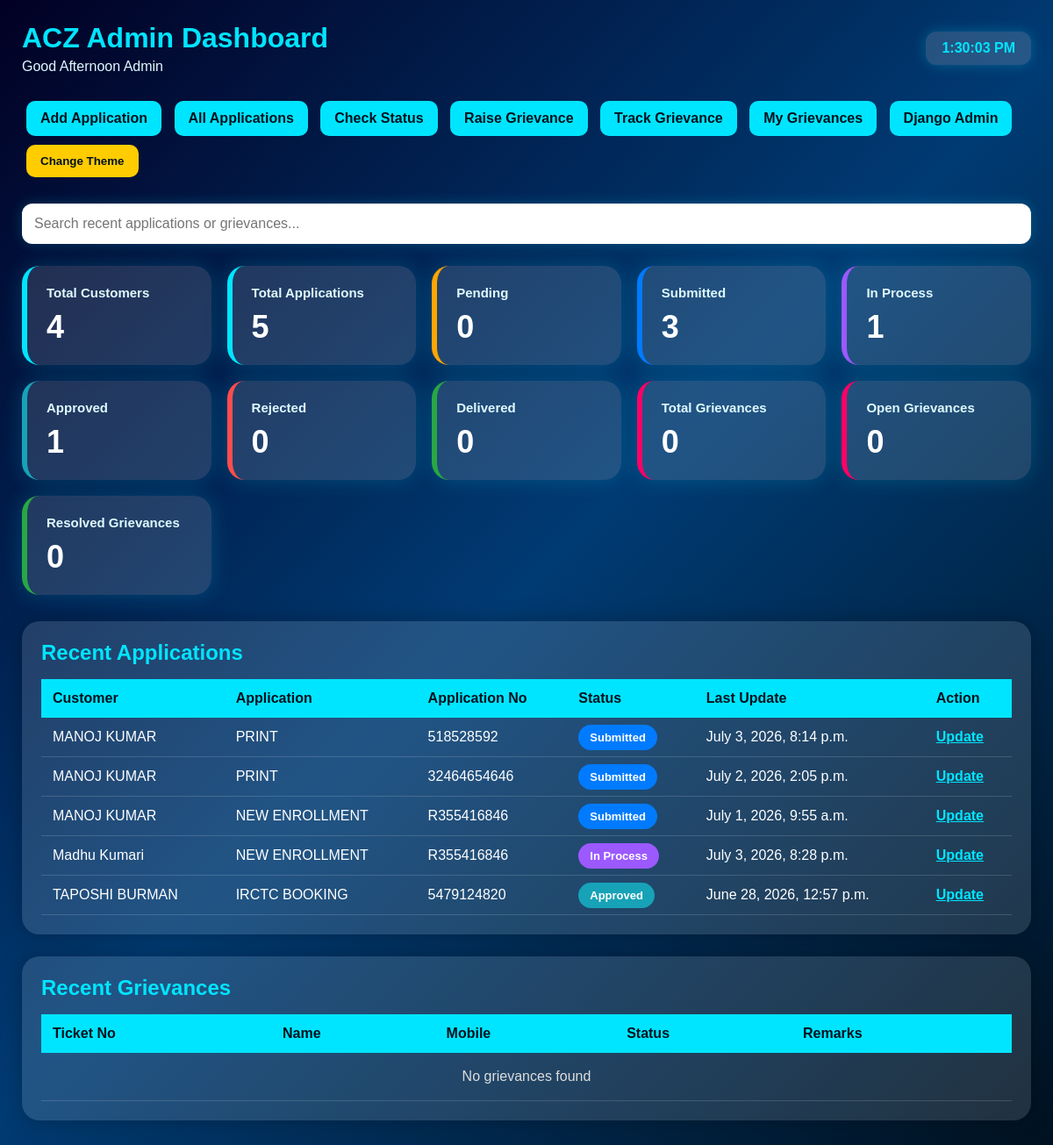
The app's page /customers/, older data.
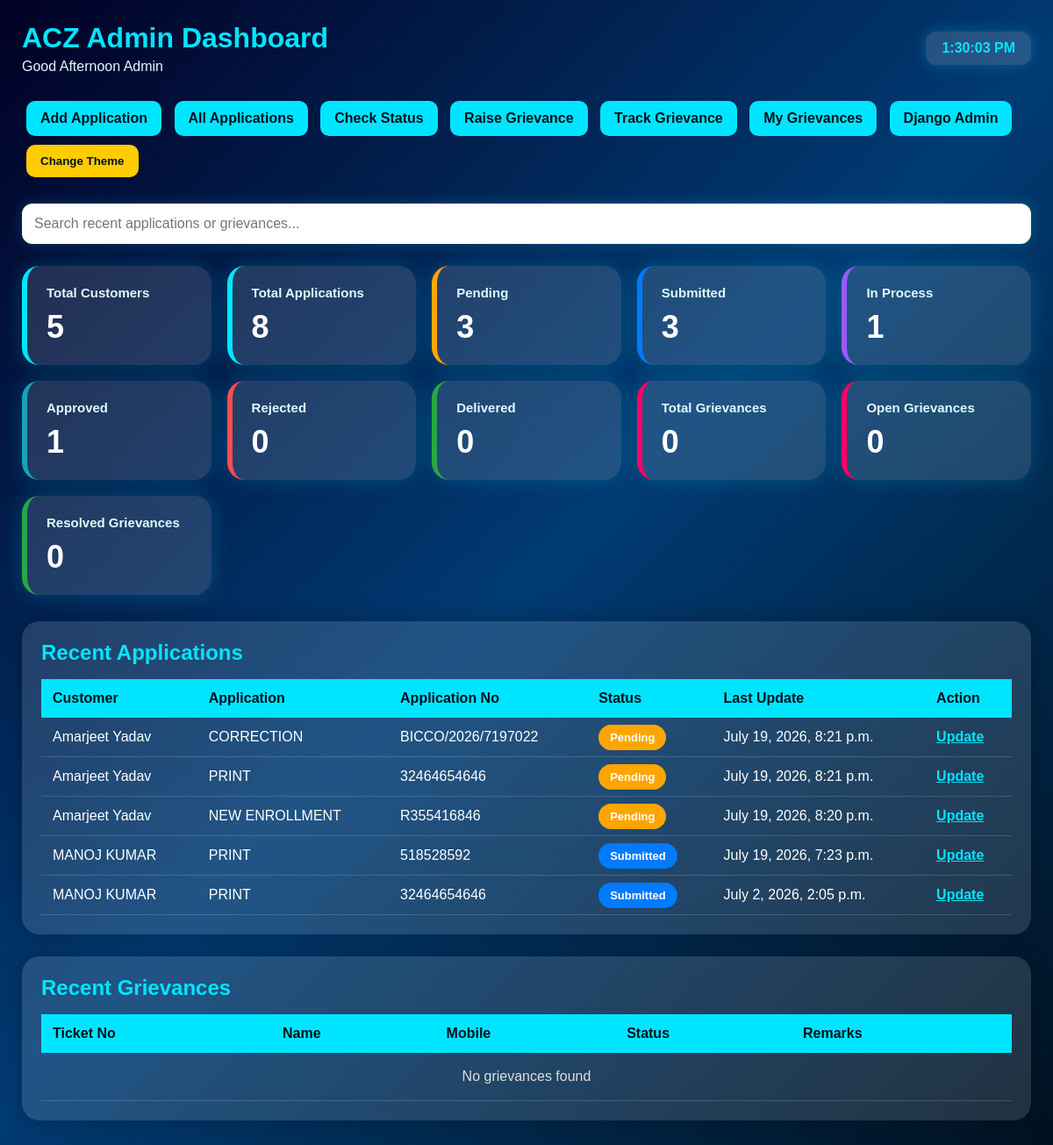
The same page, newer data.
### customers_app/models.py (models this page shows, shortened)
class Application(models.Model):
    STATUS_CHOICES = [
        ('Pending', 'Pending'),
        ('Submitted', 'Submitted'),
        ('In Process', 'In Process'),
        ('Approved', 'Approved'),
        ('Rejected', 'Rejected'),
        ('Delivered', 'Delivered'),
    ]
    PAYMENT_STATUS_CHOICES = [
        ("Unpaid", "Unpaid"),
        ("Paid", "Paid"),
    ]
    PAYMENT_MODE_CHOICES = [
        ("Cash", "Cash"),
        ("Online", "Online"),
    ]
    customer = models.ForeignKey(Customer, on_delete=models.CASCADE)
    part = models.ForeignKey(
        ApplicationPart,
        on_delete=models.SET_NULL,
        null=True,
        blank=True
    )
    sub_part = models.ForeignKey(
        ApplicationSubPart,
        on_delete=models.SET_NULL,
        null=True,
        blank=True
    )
    application_name = models.CharField(max_length=100)
    application_no = models.CharField(max_length=100)
    application_date = models.DateField()
    amount = models.DecimalField(max_digits=10, decimal_places=2, default=0)
    paid_amount = models.DecimalField(max_digits=10, decimal_places=2, default=0)
    due_amount = models.DecimalField(max_digits=10, decimal_places=2, default=0)
    payment_status = models.CharField(
        max_length=20,
        choices=PAYMENT_STATUS_CHOICES,
        default="Unpaid"
    )
    payment_mode = models.CharField(
        max_length=20,
        choices=PAYMENT_MODE_CHOICES,
        default="Cash"
    )
    payment_reference_no = models.CharField(
    max_length=50,
    unique=False,
    blank=True,
    null=True
)
    receipt_no = models.CharField(
    max_length=100,
    unique=False,
    blank=True,
    null=True
)
    razorpay_order_id = models.CharField(
        max_length=100,
        blank=True,
        null=True
    )
    razorpay_payment_id = models.CharField(
        max_length=100,
        blank=True,
        null=True
    )
    razorpay_signature = models.CharField(
        max_length=200,
        blank=True,
        null=True
    )
    status_updated_at = models.DateTimeField(auto_now=True)
    delivery_date = models.DateTimeField(null=True, blank=True)
    status = models.CharField(
        max_length=20,
        choices=STATUS_CHOICES,
        default='Pending'
    )
    remarks = models.TextField(blank=True)

class Customer(models.Model):
    user = models.OneToOneField(
        User,
        on_delete=models.CASCADE,
        null=True,
        blank=True
    )
    name = models.CharField(max_length=100)
    aadhaar_no = models.CharField(max_length=20, unique=True)
    contact_no = models.CharField(max_length=15)
    is_registered = models.BooleanField(default=False)

### customers_app/views.py (the view)
# urls.py: path('customers/', views.customer_list, name='customer_list'),
def customer_list(request):
    customers = Customer.objects.all().order_by("-id")
    recent_applications = Application.objects.all().order_by("-id")[:5]
    recent_grievances = Grievance.objects.all().order_by("-id")[:5]
    return render(request, "customer_list.html", {
        "customers": customers,
        "recent_applications": recent_applications,
        "recent_grievances": recent_grievances,
        "total_customers": Customer.objects.count(),
        "total_applications": Application.objects.count(),
        "pending_count": Application.objects.filter(status="Pending").count(),
        "submitted_count": Application.objects.filter(status="Submitted").count(),
        "in_process_count": Application.objects.filter(status="In Process").count(),
        "approved_count": Application.objects.filter(status="Approved").count(),
        "rejected_count": Application.objects.filter(status="Rejected").count(),
        "delivered_count": Application.objects.filter(status="Delivered").count(),
        "pending_applications": Application.objects.filter(status="Pending").count(),
        "delivered_applications": Application.objects.filter(status="Delivered").count(),
        "total_grievances": Grievance.objects.count(),
        "open_grievances": Grievance.objects.exclude(status="Resolved").count(),
        "resolved_grievances": Grievance.objects.filter(status="Resolved").count(),
    })

### templates/customer_list.html (shortened to what the changed rows need)
<!DOCTYPE html>
<html>
<head>
</head>
<body>
<div class="header">
    <div>
        <h1>ACZ Admin Dashboard</h1>
    </div>
</div>
<div class="cards">
    <div class="card">
        <h3>Total Customers</h3>
        <p>{{ total_customers }}</p>
    </div>
    <div class="card">
        <h3>Total Applications</h3>
        <p>{{ total_applications }}</p>
    </div>
    <div class="card pending">
        <h3>Pending</h3>
        <p>{{ pending_count }}</p>
    </div>
</div>
<div class="section">
    <h2>Recent Applications</h2>
    <table class="data-table">
        <tr>
            <th>Customer</th>
            <th>Application</th>
            <th>Application No</th>
            <th>Status</th>
            <th>Last Update</th>
            <th>Action</th>
        </tr>
        {% for app in recent_applications %}
        <tr>
            <td>{{ app.customer.name }}</td>
            <td>{{ app.application_name }}</td>
            <td>{{ app.application_no }}</td>
            <td>
                <span class="badge
                    {% if app.status == 'Pending' %}b-pending
                    {% elif app.status == 'Submitted' %}b-submitted
                    {% elif app.status == 'In Process' %}b-process
                    {% elif app.status == 'Approved' %}b-approved
                    {% elif app.status == 'Rejected' %}b-rejected
                    {% elif app.status == 'Delivered' %}b-delivered
                    {% endif %}
                ">
                    {{ app.status }}
                </span>
            </td>
            <td>{{ app.status_updated_at }}</td>
            <td>
                <a style="color:#00e5ff;font-weight:bold;" href="/update-status/{{ app.id }}/">Update</a>
            </td>
        </tr>
        {% empty %}
        <tr>
            <td colspan="6" class="empty">No applications found</td>
        </tr>
        {% endfor %}
    </table>
</div>
<div class="section">
    <h2>Recent Grievances</h2>
    <table class="data-table">
        <tr>
            <th>Ticket No</th>
            <th>Name</th>
            <th>Mobile</th>
            <th>Status</th>
            <th>Remarks</th>
        </tr>
    </table>
</div>
</body>
</html>

Row changes from the older to the newer data that the page shows:
no longer on this page (row edited): Application: customer.name "MANOJ KUMAR", application_name "NEW ENROLLMENT", application_no "R355416846", status "Submitted", status_updated_at "July 1, 2026, 9:55 a.m."
no longer on this page (row unchanged): Application: customer.name "Madhu Kumari", application_name "NEW ENROLLMENT", application_no "R355416846", status "In Process", status_updated_at "July 3, 2026, 8:28 p.m."
no longer on this page (row unchanged): Application: customer.name "TAPOSHI BURMAN", application_name "IRCTC BOOKING", application_no "5479124820", status "Approved", status_updated_at "June 28, 2026, 12:57 p.m."
added Application: customer.name "Amarjeet Yadav", application_name "CORRECTION", application_no "BICCO/2026/7197022", status "Pending", status_updated_at "July 19, 2026, 8:21 p.m."
added Application: customer.name "Amarjeet Yadav", application_name "PRINT", application_no "32464654646", status "Pending", status_updated_at "July 19, 2026, 8:21 p.m."
added Application: customer.name "Amarjeet Yadav", application_name "NEW ENROLLMENT", application_no "R355416846", status "Pending", status_updated_at "July 19, 2026, 8:20 p.m."
changed Application: status_updated_at "July 3, 2026, 8:14 p.m." → "July 19, 2026, 7:23 p.m."
Text that changed along with them:
{{ total_customers }}: "4" → "5"
{{ total_applications }}: "5" → "8"
{{ pending_count }}: "0" → "3"
